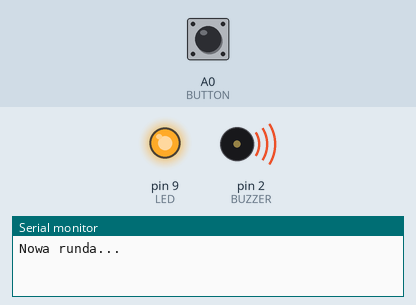
Simulated run of this sketch. Board: Arduino Uno, built with avr-gcc and run on an emulated ATmega328P. Shown: output pins drawn as LEDs (lit = HIGH), buzzer (waves = sounding), the last lines printed to the serial monitor. The test bench sets the inputs (shaded band); at power-on: A0 (BUTTON) HIGH. Random numbers use the default seed unless the sketch sets one.

Above: at 4.0 s.
4.1 s: A0 (BUTTON) pulled LOW for 0.15 s
At 4.8 s:
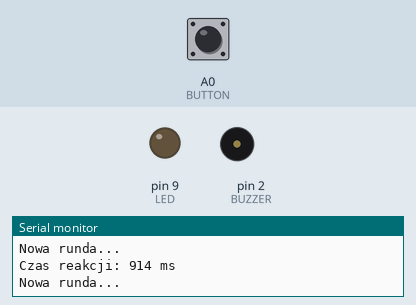
5.7 s: A0 (BUTTON) pulled LOW for 1 s
At 6.59 s:
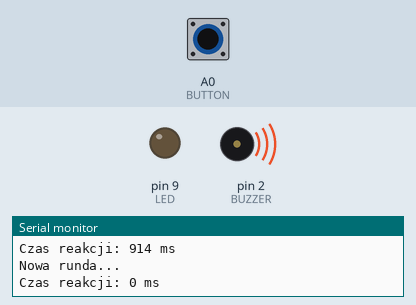
9.7 s: A0 (BUTTON) pulled LOW for 3.2 s
Timing chart, 0 to 15.8 s (numbered marks = the images above; inputs shaded):
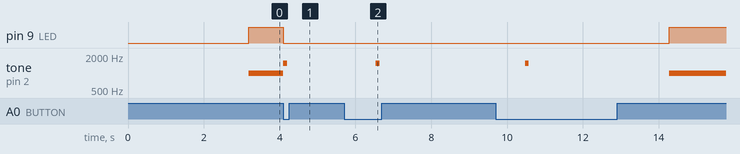

The sketch:

refleks.ino
```cpp
// program mierzący czas reakcji użytkownika
// dioda zapala się po losowym czasie, a użytkownik musi jak najszybciej nacisnąć przycisk

#define LED 9
#define BUTTON 14
#define BUZZER 2

unsigned long delayTime;    // czas, po którym LED ma się zapalić (losowy)
unsigned long ledTime;      // moment (czas), w którym LED została zapalona
bool waiting = false;       // flaga – czy czekamy na reakcję użytkownika

void setup() {
  pinMode(LED, OUTPUT);            // ustawiamy pin diody jako wyjście
  pinMode(BUTTON, INPUT_PULLUP);   // ustawiamy pin przycisku jako wejście (z podciąganiem)
  Serial.begin(9600);              // uruchamiamy komunikację z komputerem

  randomSeed(analogRead(A0));      // inicjalizacja generatora liczb losowych (szum z wejścia analogowego)

  delayTime = random(2000, 5000);  // losujemy czas (2–5 sekund) do pierwszego zapalenia LED
  Serial.println("Nowa runda..."); // informacja o rozpoczęciu gry
}

void loop() {

  // zapalenie LED po upływie losowego czasu
  if (!waiting && millis() > delayTime) {
    digitalWrite(LED, HIGH);   // zapalamy diodę
    tone(BUZZER, 1000);
    ledTime = millis();        // zapisujemy moment zapalenia
    waiting = true;            // zaczynamy czekać na reakcję
  }

  // sprawdzenie, czy użytkownik nacisnął przycisk w odpowiednim momencie
  if (waiting && digitalRead(BUTTON) == LOW) {

    unsigned long reaction = millis() - ledTime;  // obliczamy czas reakcji

    digitalWrite(LED, LOW);   // gasimy diodę
    tone(BUZZER, 1500, 100);

    Serial.print("Czas reakcji: ");
    Serial.print(reaction);
    Serial.println(" ms");    // wyświetlamy wynik w milisekundach

    delay(300);               // proste usunięcie drgań styków (debounce)

    // przygotowanie nowej rundy
    delayTime = millis() + random(2000, 5000);  // losujemy nowy czas startu
    waiting = false;                            // wracamy do stanu oczekiwania

    Serial.println("Nowa runda...");
  }
}

// ĆWICZENIA:
// - co to jest ten cały BUZZER? jak go dodać do układu?
// - jak oszukać grę? no i jak to naprawić?
// - (*) spróbuj dodać utrudnienie do gry, czyli karę za kliknięcie przy zapalaniu się diody bez dźwięku lub przy dźwięku bez diody
```

Measured:
- after the input at 4.1 s, pin 9 (LED): HIGH → LOW at once; tone on pin 2 (BUZZER): 1000 Hz → 1500 Hz at once, → silent 0.10 s later
